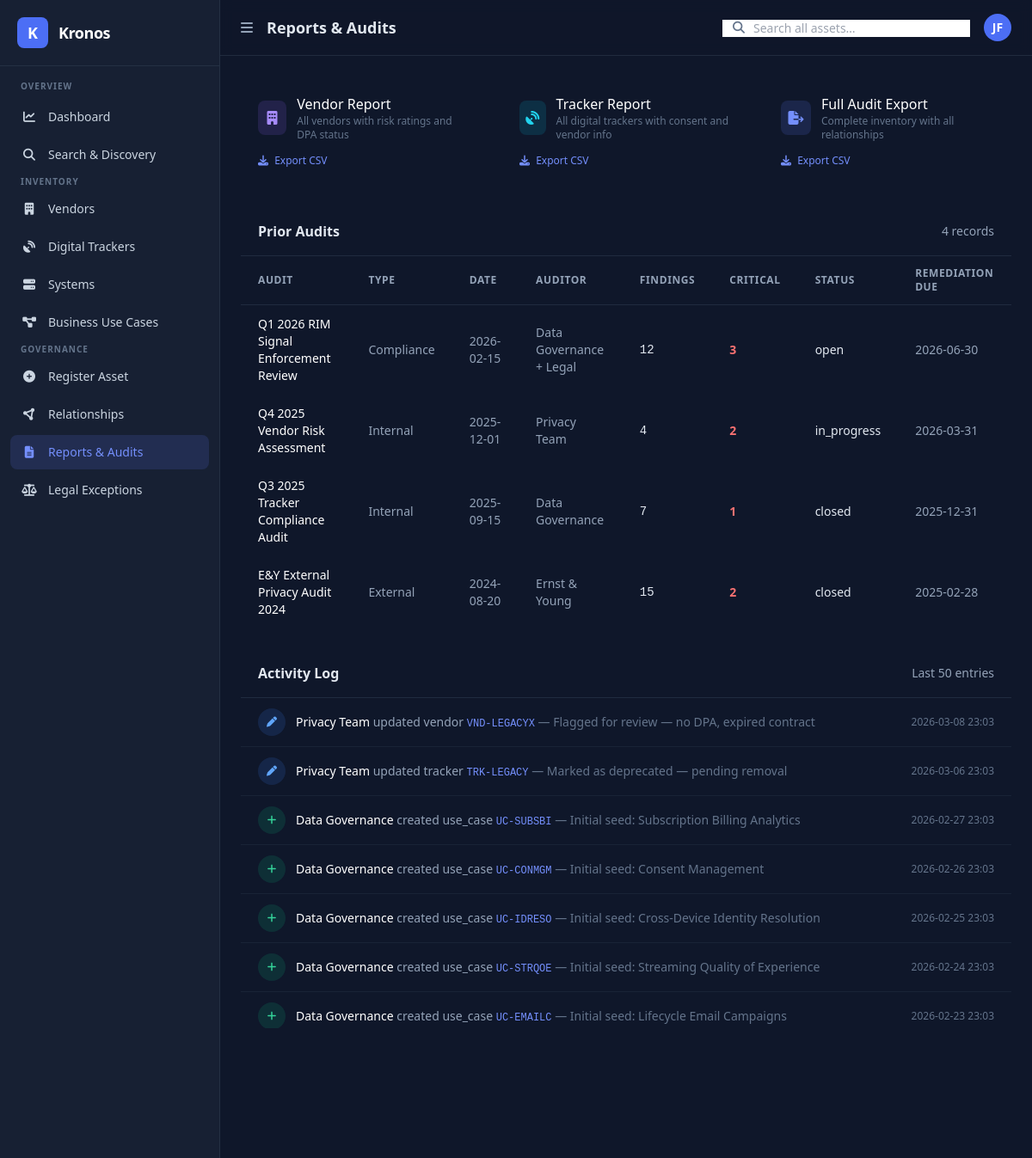
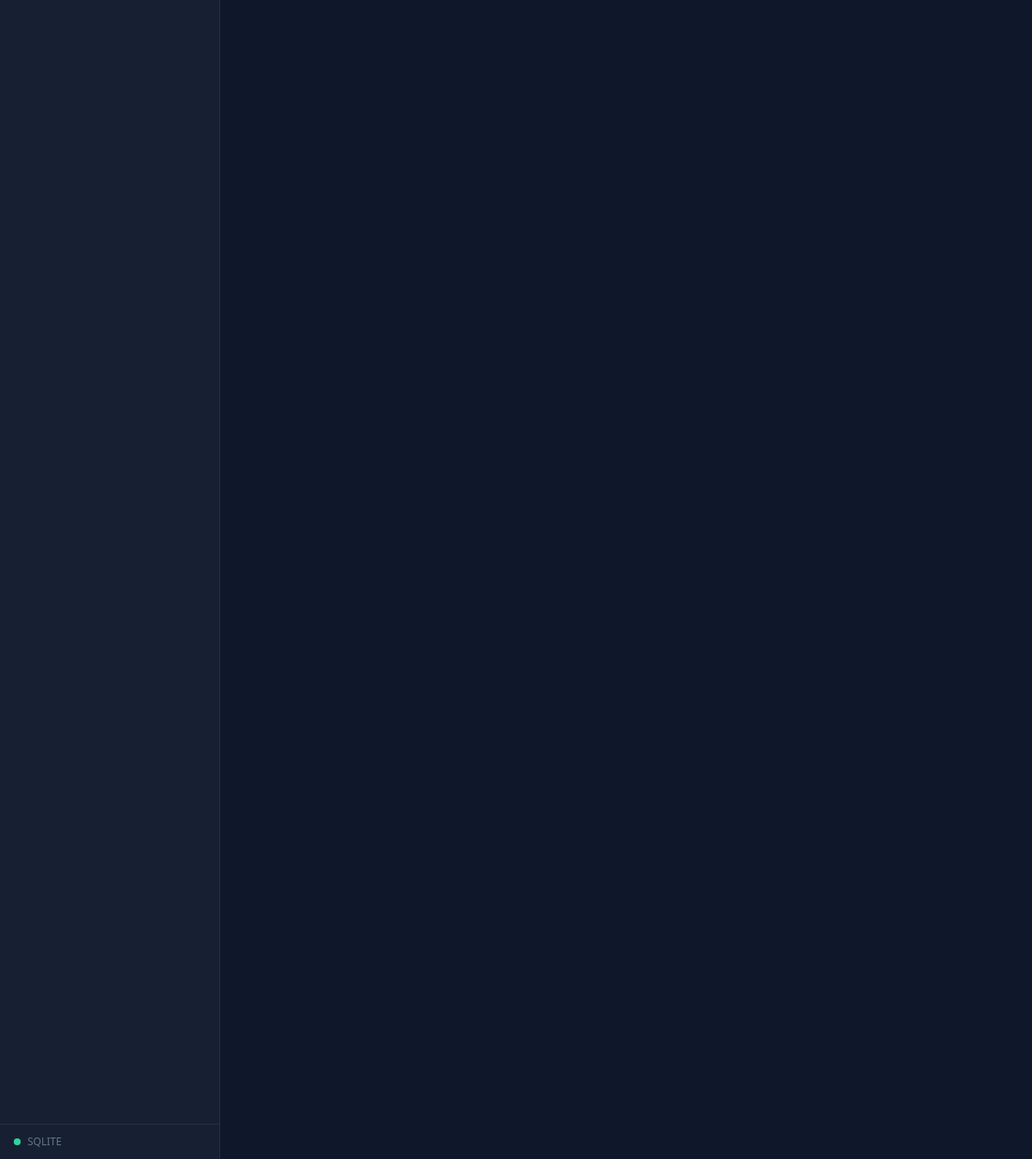
Page /reports on the committed database (2 pictures, top to bottom).
### models.py (models this page shows)
class PriorAudit(db.Model):
    __tablename__ = "prior_audits"
    id = db.Column(db.Integer, primary_key=True)
    asset_id = db.Column(db.String(32), unique=True, nullable=False)
    name = db.Column(db.String(256), nullable=False)
    audit_type = db.Column(db.String(64))
    audit_date = db.Column(db.Date)
    auditor = db.Column(db.String(128))
    scope = db.Column(db.Text)
    findings_count = db.Column(db.Integer, default=0)
    critical_findings = db.Column(db.Integer, default=0)
    remediation_due = db.Column(db.Date)
    report_link = db.Column(db.String(512))
    owner = db.Column(db.String(128))
    status = db.Column(db.String(32), default="closed")
    created_at = db.Column(db.DateTime, default=datetime.utcnow)
    updated_at = db.Column(db.DateTime, default=datetime.utcnow, onupdate=datetime.utcnow)
    notes = db.Column(db.Text)

class AssetChangeLog(db.Model):
    __tablename__ = "asset_change_log"
    id = db.Column(db.Integer, primary_key=True)
    asset_type = db.Column(db.String(64), nullable=False)
    asset_id = db.Column(db.String(32), nullable=False)
    action = db.Column(db.String(32), nullable=False)  # created, updated, deboarded
    changed_by = db.Column(db.String(128))
    change_summary = db.Column(db.Text)
    timestamp = db.Column(db.DateTime, default=datetime.utcnow)

### app.py (the view)
@app.route("/reports")
def reports():
    audits = PriorAudit.query.order_by(PriorAudit.audit_date.desc()).all()
    change_logs = AssetChangeLog.query.order_by(AssetChangeLog.timestamp.desc()).limit(50).all()
    return render_template(
        "reports.html",
        active_page="reports",
        audits=audits,
        change_logs=change_logs,
    )

### app.py (called while the page is built)
@app.context_processor
def inject_globals():
    return dict(
        db_backend=Config.DB_BACKEND,
        today=date.today(),
    )

### templates/reports.html (shortened to what this page needs)
{% extends "base.html" %}
{% block page_title %}Reports & Audits{% endblock %}
{% block content %}
<div class="space-y-6">
  <div class="grid grid-cols-1 md:grid-cols-3 gap-4">
    <a href="{{ url_for('export_csv', asset_type='vendors') }}" class="card p-5 hover:border-kronos-600/40 transition-colors block">
      <div class="flex items-center gap-3 mb-2">
        <div class="w-10 h-10 rounded-lg bg-violet-500/15 flex items-center justify-center">
          <i class="fa-solid fa-building text-violet-400"></i>
        </div>
        <div>
          <h3 class="font-medium text-white">Vendor Report</h3>
          <p class="text-xs text-slate-500">All vendors with risk ratings and DPA status</p>
        </div>
      </div>
      <span class="text-xs text-kronos-400"><i class="fa-solid fa-download mr-1"></i> Export CSV</span>
    </a>
    <a href="{{ url_for('export_csv', asset_type='trackers') }}" class="card p-5 hover:border-kronos-600/40 transition-colors block">
      <div class="flex items-center gap-3 mb-2">
        <div class="w-10 h-10 rounded-lg bg-cyan-500/15 flex items-center justify-center">
          <i class="fa-solid fa-satellite-dish text-cyan-400"></i>
        </div>
        <div>
          <h3 class="font-medium text-white">Tracker Report</h3>
          <p class="text-xs text-slate-500">All digital trackers with consent and vendor info</p>
        </div>
      </div>
      <span class="text-xs text-kronos-400"><i class="fa-solid fa-download mr-1"></i> Export CSV</span>
    </a>
    <a href="{{ url_for('export_csv', asset_type='all') }}" class="card p-5 hover:border-kronos-600/40 transition-colors block">
      <div class="flex items-center gap-3 mb-2">
        <div class="w-10 h-10 rounded-lg bg-kronos-500/15 flex items-center justify-center">
          <i class="fa-solid fa-file-export text-kronos-400"></i>
        </div>
        <div>
          <h3 class="font-medium text-white">Full Audit Export</h3>
          <p class="text-xs text-slate-500">Complete inventory with all relationships</p>
        </div>
      </div>
      <span class="text-xs text-kronos-400"><i class="fa-solid fa-download mr-1"></i> Export CSV</span>
    </a>
  </div>
  <div class="card">
    <div class="px-5 py-4 border-b border-slate-700/50 flex items-center justify-between">
      <h2 class="font-semibold">Prior Audits</h2>
      <span class="text-sm text-slate-400">{{ audits | length }} records</span>
    </div>
    <div class="overflow-x-auto">
      <table class="w-full text-sm">
        <thead>
          <tr class="text-left text-xs text-slate-400 uppercase tracking-wider border-b border-slate-700/50">
            <th class="px-5 py-3">Audit</th>
            <th class="px-5 py-3">Type</th>
            <th class="px-5 py-3">Date</th>
            <th class="px-5 py-3">Auditor</th>
            <th class="px-5 py-3">Findings</th>
            <th class="px-5 py-3">Critical</th>
            <th class="px-5 py-3">Status</th>
            <th class="px-5 py-3">Remediation Due</th>
          </tr>
        </thead>
        <tbody>
          {% for a in audits %}
          <tr class="table-row">
            <td class="px-5 py-3 font-medium text-white">{{ a.name }}</td>
            <td class="px-5 py-3 text-slate-400 capitalize">{{ a.audit_type or '—' }}</td>
            <td class="px-5 py-3 text-slate-400">{{ a.audit_date.strftime('%Y-%m-%d') if a.audit_date else '—' }}</td>
            <td class="px-5 py-3 text-slate-400">{{ a.auditor or '—' }}</td>
            <td class="px-5 py-3 font-mono">{{ a.findings_count }}</td>
            <td class="px-5 py-3">
              {% if a.critical_findings and a.critical_findings > 0 %}
              <span class="text-red-400 font-bold">{{ a.critical_findings }}</span>
              {% else %}
              <span class="text-slate-500">0</span>
              {% endif %}
            </td>
            <td class="px-5 py-3">
              <span class="badge badge-{{ a.status }}">{{ a.status }}</span>
            </td>
            <td class="px-5 py-3 text-slate-400">{{ a.remediation_due.strftime('%Y-%m-%d') if a.remediation_due else '—' }}</td>
          </tr>
          {% else %}
          <tr>
            <td colspan="8" class="px-5 py-12 text-center text-slate-500">No audit records found.</td>
          </tr>
          {% endfor %}
        </tbody>
      </table>
    </div>
  </div>
  <div class="card">
    <div class="px-5 py-4 border-b border-slate-700/50 flex items-center justify-between">
      <h2 class="font-semibold">Activity Log</h2>
      <span class="text-sm text-slate-400">Last 50 entries</span>
    </div>
    <div class="divide-y divide-slate-700/30 max-h-96 overflow-y-auto">
      {% for log in change_logs %}
      <div class="px-5 py-3 flex items-center gap-3 text-sm">
        <div class="w-8 h-8 rounded-full flex items-center justify-center text-xs
          {% if log.action == 'created' %}bg-emerald-500/15 text-emerald-400
          {% elif log.action == 'updated' %}bg-blue-500/15 text-blue-400
          {% else %}bg-red-500/15 text-red-400{% endif %}">
          {% if log.action == 'created' %}<i class="fa-solid fa-plus"></i>
          {% elif log.action == 'updated' %}<i class="fa-solid fa-pen"></i>
          {% else %}<i class="fa-solid fa-xmark"></i>{% endif %}
        </div>
        <div class="flex-1">
          <span class="font-medium text-white">{{ log.changed_by or 'System' }}</span>
          <span class="text-slate-400">{{ log.action }} {{ log.asset_type }}</span>
          <span class="text-kronos-400 font-mono text-xs">{{ log.asset_id }}</span>
          {% if log.change_summary %}<span class="text-slate-500"> — {{ log.change_summary }}</span>{% endif %}
        </div>
        <span class="text-xs text-slate-500 whitespace-nowrap">{{ log.timestamp.strftime('%Y-%m-%d %H:%M') }}</span>
      </div>
      {% else %}
      <div class="px-5 py-12 text-center text-slate-500">No activity recorded yet.</div>
      {% endfor %}
    </div>
  </div>
</div>
{% endblock %}

### templates/base.html (style rules this page uses)
.badge { @apply inline-flex items-center px-2 py-0.5 rounded-full text-xs font-medium; }
.table-row { @apply border-b border-slate-700/50 hover:bg-slate-800/50 transition-colors; }
.card { @apply bg-slate-800/60 backdrop-blur border border-slate-700/50 rounded-xl; }

### rows in the picture
PriorAudit: name "Q1 2026 RIM Signal Enforcement Review", audit_type "Compliance", audit_date "2026-02-15", auditor "Data Governance + Legal", findings_count "12", critical_findings "3", status "open", remediation_due "2026-06-30"
PriorAudit: name "Q4 2025 Vendor Risk Assessment", audit_type "Internal", audit_date "2025-12-01", auditor "Privacy Team", findings_count "4", critical_findings "2", status "in_progress", remediation_due "2026-03-31"
PriorAudit: name "Q3 2025 Tracker Compliance Audit", audit_type "Internal", audit_date "2025-09-15", auditor "Data Governance", findings_count "7", critical_findings "1", status "closed", remediation_due "2025-12-31"
PriorAudit: name "E&Y External Privacy Audit 2024", audit_type "External", audit_date "2024-08-20", auditor "Ernst & Young", findings_count "15", critical_findings "2", status "closed", remediation_due "2025-02-28"
AssetChangeLog: changed_by "Privacy Team", action "updated", asset_type "vendor", asset_id "VND-LEGACYX", change_summary "Flagged for review — no DPA, expired contract", timestamp "2026-03-08 23:03"
AssetChangeLog: changed_by "Privacy Team", action "updated", asset_type "tracker", asset_id "TRK-LEGACY", change_summary "Marked as deprecated — pending removal", timestamp "2026-03-06 23:03"
AssetChangeLog: changed_by "Data Governance", action "created", asset_type "use_case", asset_id "UC-SUBSBI", change_summary "Initial seed: Subscription Billing Analytics", timestamp "2026-02-27 23:03"
AssetChangeLog: changed_by "Data Governance", action "created", asset_type "use_case", asset_id "UC-CONMGM", change_summary "Initial seed: Consent Management", timestamp "2026-02-26 23:03"
AssetChangeLog: changed_by "Data Governance", action "created", asset_type "use_case", asset_id "UC-IDRESO", change_summary "Initial seed: Cross-Device Identity Resolution", timestamp "2026-02-25 23:03"
AssetChangeLog: changed_by "Data Governance", action "created", asset_type "use_case", asset_id "UC-STRQOE", change_summary "Initial seed: Streaming Quality of Experience", timestamp "2026-02-24 23:03"
AssetChangeLog: changed_by "Data Governance", action "created", asset_type "use_case", asset_id "UC-EMAILC", change_summary "Initial seed: Lifecycle Email Campaigns", timestamp "2026-02-23 23:03"

### other values in the picture
{{ db_backend | upper }} "SQLITE"
{{ audits | length }} "4"
